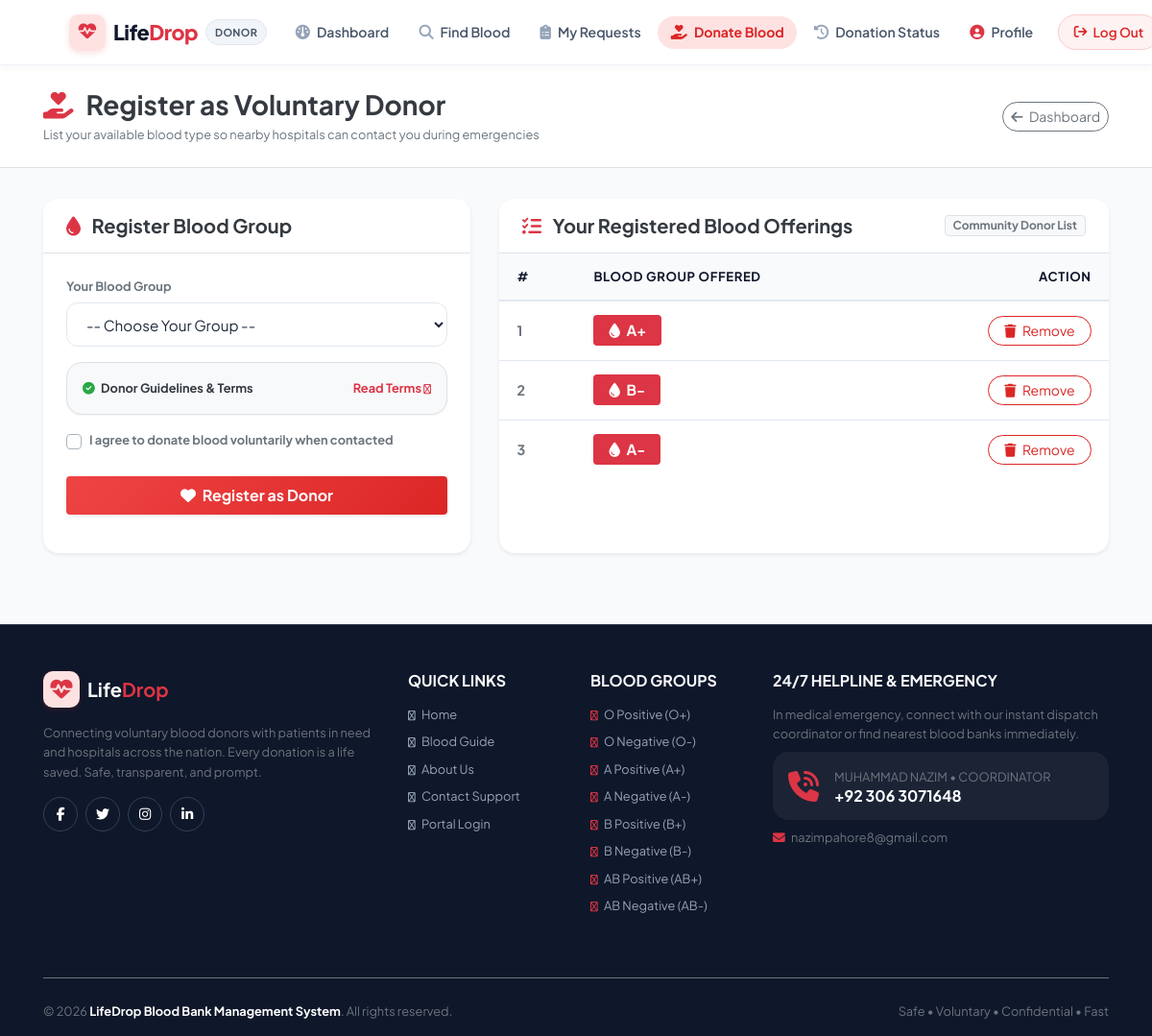
Screenshot of /blooddinfo.php (signed in) with the database file from the repository.
### tables this page shows
CREATE TABLE `blooddinfo` (
  `bdid` int(11) NOT NULL,
  `rid` int(11) NOT NULL,
  `bg` varchar(10) NOT NULL
);

### blooddinfo.php (the view, shortened to what this page needs)
<?php
require 'file/connection.php';
if(!isset($_SESSION['rid'])) {
    header('location:login.php');
    exit();
} else {
    require 'head.php';
?>
<body>
    <?php require 'header.php'; ?>
    <div class="bg-white border-bottom py-4 mb-4">
        <div class="container d-flex flex-wrap align-items-center justify-content-between">
            <div>
                <h3 class="font-weight-bold text-dark mb-1">
                    <i class="fa-solid fa-hand-holding-heart text-danger mr-2"></i> Register as Voluntary Donor
                </h3>
                <p class="text-muted small mb-0">List your available blood type so nearby hospitals can contact you during emergencies</p>
            </div>
            <a href="Userpage.html" class="btn btn-outline-secondary btn-sm rounded-pill mt-2 mt-sm-0">
                <i class="fa-solid fa-arrow-left mr-1"></i> Dashboard
            </a>
        </div>
    </div>
    <div class="container cont pt-2">
        <div class="row">
            <div class="col-lg-5 mb-4">
                <div class="card shadow-sm border-0 h-100">
                    <div class="card-header bg-white border-bottom py-3">
                        <h5 class="font-weight-bold text-dark mb-0">
                            <i class="fa-solid fa-droplet text-danger mr-2"></i> Register Blood Group
                        </h5>
                    </div>
                    <div class="card-body p-4">
                        <form action="file/infoAddd.php" method="post">
                            <div class="form-group mb-3">
                                <label for="donorBg" class="small text-muted font-weight-bold">
                                    Your Blood Group
                                </label>
                                <select id="donorBg" class="form-control" name="bg" required>
                                    <option value="" disabled selected>-- Choose Your Group --</option>
                                </select>
                            </div>
                            <div class="card bg-light border p-3 mb-3">
                                <div class="d-flex justify-content-between align-items-center">
                                    <span class="small font-weight-bold text-dark">
                                        <i class="fa-solid fa-circle-check text-success mr-1"></i> Donor Guidelines & Terms
                                    </span>
                                    <a data-toggle="collapse" href="#termsCollapse" role="button" class="small text-danger font-weight-bold">
                                        Read Terms <i class="fa-solid fa-chevron-down small"></i>
                                    </a>
                                </div>
                            </div>
                            <div class="custom-control custom-checkbox mb-4">
                                <label class="custom-control-label small text-muted font-weight-bold" for="agreeDonorCheck">
                                    I agree to donate blood voluntarily when contacted
                                </label>
                            </div>
                            <button type="submit" name="add" class="btn btn-primary btn-block py-2 font-weight-bold shadow-sm">
                                <i class="fa-solid fa-heart mr-1"></i> Register as Donor
                            </button>
                        </form>
                    </div>
                </div>
            </div>
            <div class="col-lg-7 mb-4">
                <div class="card shadow-sm border-0 h-100">
                    <div class="card-header bg-white border-bottom py-3 d-flex justify-content-between align-items-center">
                        <h5 class="font-weight-bold text-dark mb-0">
                            <i class="fa-solid fa-list-check text-danger mr-2"></i> Your Registered Blood Offerings
                        </h5>
                        <span class="badge badge-light border text-muted px-2 py-1">Community Donor List</span>
                    </div>
                    <?php
                    $counter = 0;
                    $rid = $_SESSION['rid'];
                    $sql = "SELECT * FROM blooddinfo WHERE rid='$rid'";
                    $result = mysqli_query($conn, $sql);
                    $rowCount = $result ? mysqli_num_rows($result) : 0;
                    ?>
                    <div class="card-body p-0">
                        <?php if ($rowCount > 0) { ?>
                            <div class="table-responsive">
                                <table class="table modern-table table-hover mb-0">
                                    <thead>
                                        <tr>
                                            <th style="width: 80px;">#</th>
                                            <th>Blood Group Offered</th>
                                            <th class="text-right">Action</th>
                                        </tr>
                                    </thead>
                                    <tbody>
                                        <?php while($row = mysqli_fetch_array($result)) { ?>
                                        <tr>
                                            <td class="font-weight-bold text-muted"><?php echo ++$counter; ?></td>
                                            <td>
                                                <span class="badge badge-danger px-3 py-2 font-weight-bold" style="font-size: 0.95rem;">
                                                    <i class="fa-solid fa-droplet mr-1"></i> <?php echo htmlspecialchars($row['bg']); ?>
                                                </span>
                                            </td>
                                            <td class="text-right">
                                                <a href="file/deleted.php?bdid=<?php echo $row['bdid'];?>" class="btn btn-outline-danger btn-sm rounded-pill px-3" onclick="return confirm('Remove your donation offering?');">
                                                    <i class="fa-solid fa-trash mr-1"></i> Remove
                                                </a>
                                            </td>
                                        </tr>
                                        <?php } ?>
                                    </tbody>
                                </table>
                            </div>
                        <?php } ?>
                    </div>
                </div>
            </div>
        </div>
    </div>
    <?php require 'footer.php'; ?>
</body>
</html>
<?php } ?>

### css/style.css (style rules this page uses)
*, *::before, *::after { box-sizing: border-box; }
html, body { height: 100%; }
body { font-family: 'Plus Jakarta Sans', -apple-system, BlinkMacSystemFont, "Segoe UI", Roboto, sans-serif; background-color: var(--bg-main); color: var(--text-main); line-height: 1.6; display: flex; flex-direction: column; min-height: 100vh; -webkit-font-smoothing: antialiased; }
a { color: var(--primary); text-decoration: none; transition: var(--transition); }
.cont { flex: 1 0 auto; padding-top: 35px; padding-bottom: 50px; width: 100%; }
.btn-primary { background: linear-gradient(135deg, #ef4444 0%, #dc2626 100%); border: none; box-shadow: 0 4px 12px rgba(220, 38, 38, 0.25); color: #fff; }
.btn-outline-danger { color: var(--primary); border-color: var(--primary); }
.card { background: var(--surface); border: 1px solid var(--border-color); border-radius: var(--border-radius-lg); box-shadow: var(--shadow-sm); transition: var(--transition); overflow: hidden; }
.card-header { background-color: #ffffff; border-bottom: 1px solid var(--border-color); padding: 1.15rem 1.5rem; font-weight: 700; color: var(--secondary); }
.card-body { padding: 1.5rem; }
.form-control { height: 46px; border-radius: var(--border-radius-md); border: 1.5px solid var(--border-color); font-size: 0.95rem; padding: 0.6rem 1rem; color: var(--text-main); transition: var(--transition); }
select.form-control { height: 46px !important; }
label { font-weight: 600; font-size: 0.88rem; color: var(--secondary-light); margin-bottom: 0.4rem; }
.modern-table { margin-bottom: 0; width: 100%; }
.modern-table thead th { background-color: #f8fafc; color: var(--secondary); font-weight: 700; font-size: 0.82rem; text-transform: uppercase; letter-spacing: 0.6px; border-top: none; border-bottom: 2px solid var(--border-color); padding: 0.95rem 1.15rem; vertical-align: middle; white-space: nowrap !important; }
.modern-table tbody td { padding: 0.9rem 1.15rem; vertical-align: middle !important; border-bottom: 1px solid var(--border-color); font-size: 0.9rem; color: var(--text-main); white-space: nowrap !important; }
.modern-table tbody tr:last-child td { border-bottom: none; }

### rows the page displays
blooddinfo: bg "A+"
blooddinfo: bg "B-"
blooddinfo: bg "A-"
